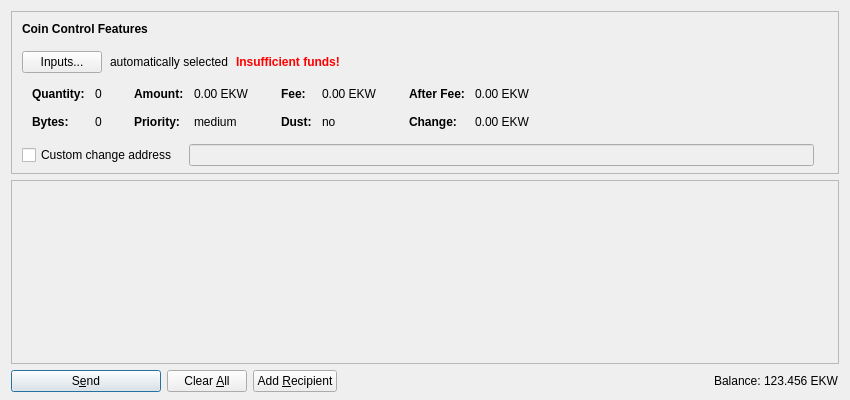
<?xml version="1.0" encoding="UTF-8"?>
<ui version="4.0">
 <class>SendCoinsDialog</class>
 <widget class="QDialog" name="SendCoinsDialog">
  <property name="geometry">
   <rect>
    <x>0</x>
    <y>0</y>
    <width>850</width>
    <height>400</height>
   </rect>
  </property>
  <property name="windowTitle">
   <string>Send Coins</string>
  </property>
  <layout class="QVBoxLayout" name="verticalLayout" stretch="0,1,0">
   <property name="bottomMargin">
    <number>8</number>
   </property>
   <item>
    <widget class="QFrame" name="frameCoinControl">
     <property name="sizePolicy">
      <sizepolicy hsizetype="Expanding" vsizetype="Expanding">
       <horstretch>0</horstretch>
       <verstretch>0</verstretch>
      </sizepolicy>
     </property>
     <property name="maximumSize">
      <size>
       <width>16777215</width>
       <height>16777215</height>
      </size>
     </property>
     <property name="frameShape">
      <enum>QFrame::StyledPanel</enum>
     </property>
     <property name="frameShadow">
      <enum>QFrame::Sunken</enum>
     </property>
     <layout class="QVBoxLayout" name="verticalLayoutCoinControl2">
      <property name="spacing">
       <number>0</number>
      </property>
      <property name="leftMargin">
       <number>0</number>
      </property>
      <property name="topMargin">
       <number>0</number>
      </property>
      <property name="rightMargin">
       <number>0</number>
      </property>
      <property name="bottomMargin">
       <number>6</number>
      </property>
      <item>
       <layout class="QVBoxLayout" name="verticalLayoutCoinControl" stretch="0,0,0,0,1">
        <property name="spacing">
         <number>0</number>
        </property>
        <property name="leftMargin">
         <number>10</number>
        </property>
        <property name="topMargin">
         <number>10</number>
        </property>
        <item>
         <layout class="QHBoxLayout" name="horizontalLayoutCoinControl1">
          <property name="bottomMargin">
           <number>15</number>
          </property>
          <item>
           <widget class="QLabel" name="labelCoinControlFeatures">
            <property name="sizePolicy">
             <sizepolicy hsizetype="Preferred" vsizetype="Maximum">
              <horstretch>0</horstretch>
              <verstretch>0</verstretch>
             </sizepolicy>
            </property>
            <property name="font">
             <font>
              <weight>75</weight>
              <bold>true</bold>
             </font>
            </property>
            <property name="styleSheet">
             <string notr="true">font-weight:bold;</string>
            </property>
            <property name="text">
             <string>Coin Control Features</string>
            </property>
           </widget>
          </item>
         </layout>
        </item>
        <item>
         <layout class="QHBoxLayout" name="horizontalLayoutCoinControl2" stretch="0,0,0,0">
          <property name="spacing">
           <number>8</number>
          </property>
          <property name="bottomMargin">
           <number>10</number>
          </property>
          <item>
           <widget class="QPushButton" name="pushButtonCoinControl">
            <property name="styleSheet">
             <string notr="true"/>
            </property>
            <property name="text">
             <string>Inputs...</string>
            </property>
           </widget>
          </item>
          <item>
           <widget class="QLabel" name="labelCoinControlAutomaticallySelected">
            <property name="text">
             <string>automatically selected</string>
            </property>
            <property name="margin">
             <number>5</number>
            </property>
           </widget>
          </item>
          <item>
           <widget class="QLabel" name="labelCoinControlInsuffFunds">
            <property name="font">
             <font>
              <weight>75</weight>
              <bold>true</bold>
             </font>
            </property>
            <property name="styleSheet">
             <string notr="true">color:red;font-weight:bold;</string>
            </property>
            <property name="text">
             <string>Insufficient funds!</string>
            </property>
            <property name="margin">
             <number>5</number>
            </property>
           </widget>
          </item>
          <item>
           <spacer name="horizontalSpacerCoinControl">
            <property name="orientation">
             <enum>Qt::Horizontal</enum>
            </property>
            <property name="sizeHint" stdset="0">
             <size>
              <width>40</width>
              <height>1</height>
             </size>
            </property>
           </spacer>
          </item>
         </layout>
        </item>
        <item>
         <widget class="QWidget" name="widgetCoinControl" native="true">
          <property name="sizePolicy">
           <sizepolicy hsizetype="Preferred" vsizetype="Preferred">
            <horstretch>0</horstretch>
            <verstretch>0</verstretch>
           </sizepolicy>
          </property>
          <property name="minimumSize">
           <size>
            <width>0</width>
            <height>0</height>
           </size>
          </property>
          <property name="styleSheet">
           <string notr="true"/>
          </property>
          <layout class="QHBoxLayout" name="horizontalLayoutCoinControl5">
           <property name="leftMargin">
            <number>0</number>
           </property>
           <property name="topMargin">
            <number>0</number>
           </property>
           <property name="rightMargin">
            <number>0</number>
           </property>
           <property name="bottomMargin">
            <number>0</number>
           </property>
           <item>
            <layout class="QHBoxLayout" name="horizontalLayoutCoinControl3" stretch="0,0,0,1">
             <property name="spacing">
              <number>20</number>
             </property>
             <property name="topMargin">
              <number>0</number>
             </property>
             <property name="bottomMargin">
              <number>10</number>
             </property>
             <item>
              <layout class="QFormLayout" name="formLayoutCoinControl1">
               <property name="horizontalSpacing">
                <number>10</number>
               </property>
               <property name="verticalSpacing">
                <number>14</number>
               </property>
               <property name="leftMargin">
                <number>10</number>
               </property>
               <property name="topMargin">
                <number>4</number>
               </property>
               <property name="rightMargin">
                <number>6</number>
               </property>
               <item row="0" column="0">
                <widget class="QLabel" name="labelCoinControlQuantityText">
                 <property name="font">
                  <font>
                   <weight>75</weight>
                   <bold>true</bold>
                  </font>
                 </property>
                 <property name="text">
                  <string>Quantity:</string>
                 </property>
                 <property name="margin">
                  <number>0</number>
                 </property>
                </widget>
               </item>
               <item row="0" column="1">
                <widget class="QLabel" name="labelCoinControlQuantity">
                 <property name="cursor">
                  <cursorShape>IBeamCursor</cursorShape>
                 </property>
                 <property name="contextMenuPolicy">
                  <enum>Qt::ActionsContextMenu</enum>
                 </property>
                 <property name="text">
                  <string notr="true">0</string>
                 </property>
                 <property name="margin">
                  <number>0</number>
                 </property>
                 <property name="textInteractionFlags">
                  <set>Qt::LinksAccessibleByMouse|Qt::TextSelectableByKeyboard|Qt::TextSelectableByMouse</set>
                 </property>
                </widget>
               </item>
               <item row="1" column="0">
                <widget class="QLabel" name="labelCoinControlBytesText">
                 <property name="font">
                  <font>
                   <weight>75</weight>
                   <bold>true</bold>
                  </font>
                 </property>
                 <property name="text">
                  <string>Bytes:</string>
                 </property>
                </widget>
               </item>
               <item row="1" column="1">
                <widget class="QLabel" name="labelCoinControlBytes">
                 <property name="cursor">
                  <cursorShape>IBeamCursor</cursorShape>
                 </property>
                 <property name="contextMenuPolicy">
                  <enum>Qt::ActionsContextMenu</enum>
                 </property>
                 <property name="text">
                  <string notr="true">0</string>
                 </property>
                 <property name="textInteractionFlags">
                  <set>Qt::LinksAccessibleByMouse|Qt::TextSelectableByKeyboard|Qt::TextSelectableByMouse</set>
                 </property>
                </widget>
               </item>
              </layout>
             </item>
             <item>
              <layout class="QFormLayout" name="formLayoutCoinControl2">
               <property name="horizontalSpacing">
                <number>10</number>
               </property>
               <property name="verticalSpacing">
                <number>14</number>
               </property>
               <property name="leftMargin">
                <number>6</number>
               </property>
               <property name="topMargin">
                <number>4</number>
               </property>
               <property name="rightMargin">
                <number>6</number>
               </property>
               <item row="0" column="0">
                <widget class="QLabel" name="labelCoinControlAmountText">
                 <property name="font">
                  <font>
                   <weight>75</weight>
                   <bold>true</bold>
                  </font>
                 </property>
                 <property name="text">
                  <string>Amount:</string>
                 </property>
                 <property name="margin">
                  <number>0</number>
                 </property>
                </widget>
               </item>
               <item row="0" column="1">
                <widget class="QLabel" name="labelCoinControlAmount">
                 <property name="cursor">
                  <cursorShape>IBeamCursor</cursorShape>
                 </property>
                 <property name="contextMenuPolicy">
                  <enum>Qt::ActionsContextMenu</enum>
                 </property>
                 <property name="text">
                  <string notr="true">0.00 EKW</string>
                 </property>
                 <property name="textInteractionFlags">
                  <set>Qt::LinksAccessibleByMouse|Qt::TextSelectableByKeyboard|Qt::TextSelectableByMouse</set>
                 </property>
                </widget>
               </item>
               <item row="1" column="0">
                <widget class="QLabel" name="labelCoinControlPriorityText">
                 <property name="font">
                  <font>
                   <weight>75</weight>
                   <bold>true</bold>
                  </font>
                 </property>
                 <property name="text">
                  <string>Priority:</string>
                 </property>
                </widget>
               </item>
               <item row="1" column="1">
                <widget class="QLabel" name="labelCoinControlPriority">
                 <property name="cursor">
                  <cursorShape>IBeamCursor</cursorShape>
                 </property>
                 <property name="contextMenuPolicy">
                  <enum>Qt::ActionsContextMenu</enum>
                 </property>
                 <property name="text">
                  <string notr="true">medium</string>
                 </property>
                 <property name="textInteractionFlags">
                  <set>Qt::LinksAccessibleByMouse|Qt::TextSelectableByKeyboard|Qt::TextSelectableByMouse</set>
                 </property>
                </widget>
               </item>
              </layout>
             </item>
             <item>
              <layout class="QFormLayout" name="formLayoutCoinControl3">
               <property name="horizontalSpacing">
                <number>10</number>
               </property>
               <property name="verticalSpacing">
                <number>14</number>
               </property>
               <property name="leftMargin">
                <number>6</number>
               </property>
               <property name="topMargin">
                <number>4</number>
               </property>
               <property name="rightMargin">
                <number>6</number>
               </property>
               <item row="0" column="0">
                <widget class="QLabel" name="labelCoinControlFeeText">
                 <property name="font">
                  <font>
                   <weight>75</weight>
                   <bold>true</bold>
                  </font>
                 </property>
                 <property name="text">
                  <string>Fee:</string>
                 </property>
                 <property name="margin">
                  <number>0</number>
                 </property>
                </widget>
               </item>
               <item row="0" column="1">
                <widget class="QLabel" name="labelCoinControlFee">
                 <property name="cursor">
                  <cursorShape>IBeamCursor</cursorShape>
                 </property>
                 <property name="contextMenuPolicy">
                  <enum>Qt::ActionsContextMenu</enum>
                 </property>
                 <property name="text">
                  <string notr="true">0.00 EKW</string>
                 </property>
                 <property name="textInteractionFlags">
                  <set>Qt::LinksAccessibleByMouse|Qt::TextSelectableByKeyboard|Qt::TextSelectableByMouse</set>
                 </property>
                </widget>
               </item>
               <item row="1" column="0">
                <widget class="QLabel" name="labelCoinControlLowOutputText">
                 <property name="font">
                  <font>
                   <weight>75</weight>
                   <bold>true</bold>
                  </font>
                 </property>
                 <property name="text">
                  <string>Dust:</string>
                 </property>
                </widget>
               </item>
               <item row="1" column="1">
                <widget class="QLabel" name="labelCoinControlLowOutput">
                 <property name="cursor">
                  <cursorShape>IBeamCursor</cursorShape>
                 </property>
                 <property name="contextMenuPolicy">
                  <enum>Qt::ActionsContextMenu</enum>
                 </property>
                 <property name="text">
                  <string notr="true">no</string>
                 </property>
                 <property name="textInteractionFlags">
                  <set>Qt::LinksAccessibleByMouse|Qt::TextSelectableByKeyboard|Qt::TextSelectableByMouse</set>
                 </property>
                </widget>
               </item>
              </layout>
             </item>
             <item>
              <layout class="QFormLayout" name="formLayoutCoinControl4">
               <property name="horizontalSpacing">
                <number>10</number>
               </property>
               <property name="verticalSpacing">
                <number>14</number>
               </property>
               <property name="leftMargin">
                <number>6</number>
               </property>
               <property name="topMargin">
                <number>4</number>
               </property>
               <property name="rightMargin">
                <number>6</number>
               </property>
               <item row="0" column="0">
                <widget class="QLabel" name="labelCoinControlAfterFeeText">
                 <property name="font">
                  <font>
                   <weight>75</weight>
                   <bold>true</bold>
                  </font>
                 </property>
                 <property name="text">
                  <string>After Fee:</string>
                 </property>
                 <property name="margin">
                  <number>0</number>
                 </property>
                </widget>
               </item>
               <item row="0" column="1">
                <widget class="QLabel" name="labelCoinControlAfterFee">
                 <property name="cursor">
                  <cursorShape>IBeamCursor</cursorShape>
                 </property>
                 <property name="contextMenuPolicy">
                  <enum>Qt::ActionsContextMenu</enum>
                 </property>
                 <property name="text">
                  <string notr="true">0.00 EKW</string>
                 </property>
                 <property name="textInteractionFlags">
                  <set>Qt::LinksAccessibleByMouse|Qt::TextSelectableByKeyboard|Qt::TextSelectableByMouse</set>
                 </property>
                </widget>
               </item>
               <item row="1" column="0">
                <widget class="QLabel" name="labelCoinControlChangeText">
                 <property name="font">
                  <font>
                   <weight>75</weight>
                   <bold>true</bold>
                  </font>
                 </property>
                 <property name="text">
                  <string>Change:</string>
                 </property>
                </widget>
               </item>
               <item row="1" column="1">
                <widget class="QLabel" name="labelCoinControlChange">
                 <property name="cursor">
                  <cursorShape>IBeamCursor</cursorShape>
                 </property>
                 <property name="contextMenuPolicy">
                  <enum>Qt::ActionsContextMenu</enum>
                 </property>
                 <property name="text">
                  <string notr="true">0.00 EKW</string>
                 </property>
                 <property name="textInteractionFlags">
                  <set>Qt::LinksAccessibleByMouse|Qt::TextSelectableByKeyboard|Qt::TextSelectableByMouse</set>
                 </property>
                </widget>
               </item>
              </layout>
             </item>
            </layout>
           </item>
          </layout>
         </widget>
        </item>
        <item>
         <layout class="QHBoxLayout" name="horizontalLayoutCoinControl4" stretch="0,0,0">
          <property name="spacing">
           <number>12</number>
          </property>
          <property name="sizeConstraint">
           <enum>QLayout::SetDefaultConstraint</enum>
          </property>
          <property name="topMargin">
           <number>5</number>
          </property>
          <property name="rightMargin">
           <number>5</number>
          </property>
          <item>
           <widget class="QCheckBox" name="checkBoxCoinControlChange">
            <property name="toolTip">
             <string>If this is activated, but the change address is empty or invalid, change will be sent to a newly generated address.</string>
            </property>
            <property name="text">
             <string>Custom change address</string>
            </property>
           </widget>
          </item>
          <item>
           <widget class="QValidatedLineEdit" name="lineEditCoinControlChange">
            <property name="enabled">
             <bool>false</bool>
            </property>
            <property name="sizePolicy">
             <sizepolicy hsizetype="Expanding" vsizetype="Fixed">
              <horstretch>0</horstretch>
              <verstretch>0</verstretch>
             </sizepolicy>
            </property>
           </widget>
          </item>
          <item>
           <widget class="QLabel" name="labelCoinControlChangeLabel">
            <property name="sizePolicy">
             <sizepolicy hsizetype="Preferred" vsizetype="Expanding">
              <horstretch>0</horstretch>
              <verstretch>0</verstretch>
             </sizepolicy>
            </property>
            <property name="minimumSize">
             <size>
              <width>0</width>
              <height>0</height>
             </size>
            </property>
            <property name="text">
             <string/>
            </property>
            <property name="margin">
             <number>3</number>
            </property>
           </widget>
          </item>
         </layout>
        </item>
        <item>
         <spacer name="verticalSpacerCoinControl">
          <property name="orientation">
           <enum>Qt::Vertical</enum>
          </property>
          <property name="sizeHint" stdset="0">
           <size>
            <width>800</width>
            <height>1</height>
           </size>
          </property>
         </spacer>
        </item>
       </layout>
      </item>
     </layout>
    </widget>
   </item>
   <item>
    <widget class="QScrollArea" name="scrollArea">
     <property name="widgetResizable">
      <bool>true</bool>
     </property>
     <widget class="QWidget" name="scrollAreaWidgetContents">
      <property name="geometry">
       <rect>
        <x>0</x>
        <y>0</y>
        <width>830</width>
        <height>178</height>
       </rect>
      </property>
      <layout class="QVBoxLayout" name="verticalLayout_2" stretch="0,1">
       <property name="leftMargin">
        <number>0</number>
       </property>
       <property name="topMargin">
        <number>0</number>
       </property>
       <property name="rightMargin">
        <number>0</number>
       </property>
       <property name="bottomMargin">
        <number>0</number>
       </property>
       <item>
        <layout class="QVBoxLayout" name="entries">
         <property name="spacing">
          <number>6</number>
         </property>
        </layout>
       </item>
       <item>
        <spacer name="verticalSpacer">
         <property name="orientation">
          <enum>Qt::Vertical</enum>
         </property>
         <property name="sizeHint" stdset="0">
          <size>
           <width>20</width>
           <height>40</height>
          </size>
         </property>
        </spacer>
       </item>
      </layout>
     </widget>
    </widget>
   </item>
   <item>
    <layout class="QHBoxLayout" name="horizontalLayout">
     <item>
      <widget class="QPushButton" name="sendButton">
       <property name="minimumSize">
        <size>
         <width>150</width>
         <height>0</height>
        </size>
       </property>
       <property name="toolTip">
        <string>Confirm the send action</string>
       </property>
       <property name="text">
        <string>S&amp;end</string>
       </property>
       <property name="icon">
        <iconset resource="../ekwicoin.qrc">
         <normaloff>:/icons/send</normaloff>:/icons/send</iconset>
       </property>
       <property name="default">
        <bool>true</bool>
       </property>
      </widget>
     </item>
     <item>
      <widget class="QPushButton" name="clearButton">
       <property name="sizePolicy">
        <sizepolicy hsizetype="Minimum" vsizetype="Fixed">
         <horstretch>0</horstretch>
         <verstretch>0</verstretch>
        </sizepolicy>
       </property>
       <property name="toolTip">
        <string>Clear all fields of the form.</string>
       </property>
       <property name="text">
        <string>Clear &amp;All</string>
       </property>
       <property name="icon">
        <iconset resource="../ekwicoin.qrc">
         <normaloff>:/icons/remove</normaloff>:/icons/remove</iconset>
       </property>
       <property name="autoRepeatDelay">
        <number>300</number>
       </property>
       <property name="autoDefault">
        <bool>false</bool>
       </property>
      </widget>
     </item>
     <item>
      <widget class="QPushButton" name="addButton">
       <property name="toolTip">
        <string>Send to multiple recipients at once</string>
       </property>
       <property name="text">
        <string>Add &amp;Recipient</string>
       </property>
       <property name="icon">
        <iconset resource="../ekwicoin.qrc">
         <normaloff>:/icons/add</normaloff>:/icons/add</iconset>
       </property>
       <property name="autoDefault">
        <bool>false</bool>
       </property>
      </widget>
     </item>
     <item>
      <spacer name="horizontalSpacer">
       <property name="orientation">
        <enum>Qt::Horizontal</enum>
       </property>
       <property name="sizeHint" stdset="0">
        <size>
         <width>40</width>
         <height>20</height>
        </size>
       </property>
      </spacer>
     </item>
     <item>
      <layout class="QHBoxLayout" name="horizontalLayout_2">
       <property name="spacing">
        <number>3</number>
       </property>
       <item>
        <widget class="QLabel" name="label">
         <property name="sizePolicy">
          <sizepolicy hsizetype="Preferred" vsizetype="Fixed">
           <horstretch>0</horstretch>
           <verstretch>0</verstretch>
          </sizepolicy>
         </property>
         <property name="text">
          <string>Balance:</string>
         </property>
        </widget>
       </item>
       <item>
        <widget class="QLabel" name="labelBalance">
         <property name="sizePolicy">
          <sizepolicy hsizetype="Preferred" vsizetype="Fixed">
           <horstretch>0</horstretch>
           <verstretch>0</verstretch>
          </sizepolicy>
         </property>
         <property name="cursor">
          <cursorShape>IBeamCursor</cursorShape>
         </property>
         <property name="text">
          <string notr="true">123.456 EKW</string>
         </property>
         <property name="textInteractionFlags">
          <set>Qt::LinksAccessibleByMouse|Qt::TextSelectableByKeyboard|Qt::TextSelectableByMouse</set>
         </property>
        </widget>
       </item>
      </layout>
     </item>
    </layout>
   </item>
  </layout>
 </widget>
 <customwidgets>
  <customwidget>
   <class>QValidatedLineEdit</class>
   <extends>QLineEdit</extends>
   <header>qvalidatedlineedit.h</header>
  </customwidget>
 </customwidgets>
 <resources>
  <include location="../ekwicoin.qrc"/>
 </resources>
 <connections/>
</ui>
